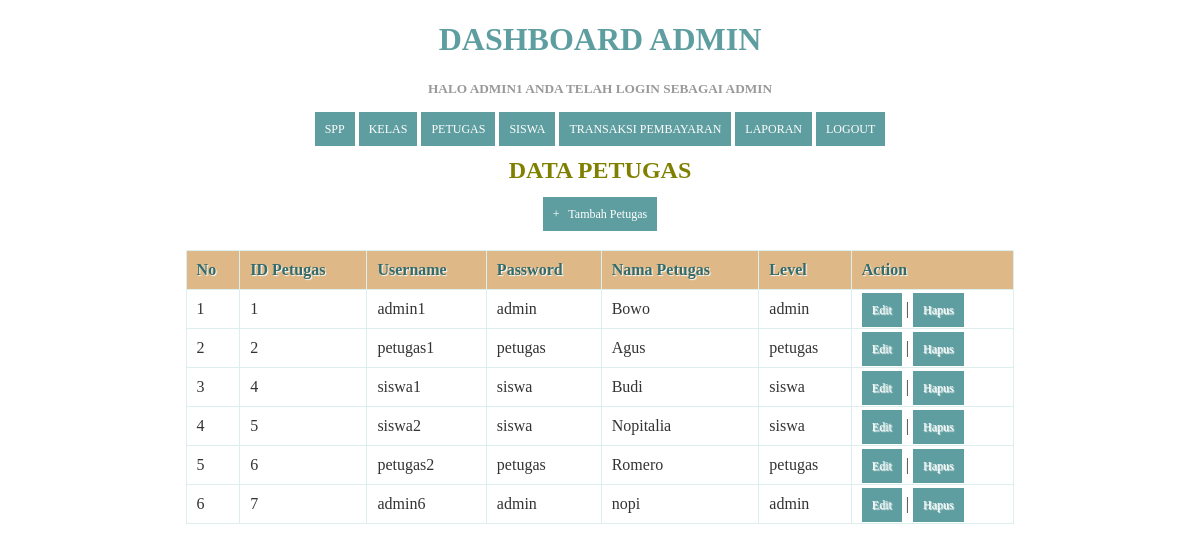
Page /petugas.php (signed in) on the committed database.
### tables this page shows
CREATE TABLE `petugas` (
  `id_petugas` int(11) NOT NULL,
  `username` varchar(25) NOT NULL,
  `password` varchar(32) NOT NULL,
  `nama_petugas` varchar(35) NOT NULL,
  `level` enum('admin','petugas','siswa') NOT NULL
);

### petugas.php (the view, shortened to what this page needs)
<!DOCTYPE html>
<html>
  <head>
  </head>
<body>
  <?php
  include ('header.php');
?>
    <center><h2>Data Petugas</h2><center>
    <center><a href="tambahpetugas.php">+ &nbsp; Tambah Petugas</a><center>
    <br/>
    <table>
      <thead>
        <tr>
          <th>No</th>
          <th>ID Petugas</th>
          <th>Username</th>
          <th>Password</th>
          <th>Nama Petugas</th>
          <th>Level</th>
           <th>Action</th>
        </tr>
    </thead>
    <tbody>
      <?php
      $query = "SELECT * FROM petugas ORDER BY id_petugas ASC";
      $result = mysqli_query($koneksi, $query);
      $no = 1;
      while($row = mysqli_fetch_assoc($result))
      {
      ?>
       <tr>
          <td><?php echo $no; ?></td>
          <td><?php echo $row['id_petugas']; ?></td>
          <td><?php echo $row['username']; ?></td>
          <td><?php echo $row['password']; ?></td>
          <td><?php echo $row['nama_petugas']; ?></td>
           <td><?php echo $row['level']; ?></td>
          <td>
              <a href="edit_petugas.php?id=<?php echo $row['id_petugas']; ?>">Edit</a> |
              <a href="proses_hapuspetugas.php?id=<?php echo $row['id_petugas']; ?>" onClick="return confirm('Apakah anda yakin akan menghapus data ini?')">Hapus</a>
          </td>
      </tr>
      <?php
        $no++;
      }
      ?>
    </tbody>
    </table>
</body>
</html>

### Header.php (shortened to what this page needs)
<!DOCTYPE html>
<html>
  <head>
  </head>
<body>
  <?php
  if($_SESSION['level']=="admin"){
  ?>
  <h1 align="center">DASHBOARD ADMIN</h1>
  <p align="center"><h5 align="center">Halo <b><?php echo $_SESSION['username']; ?></b> Anda telah login sebagai <b><?php echo $_SESSION['level']; ?></h5></b></p>
  <p align="center"><a href="spp.php">SPP</a>
  <a href="kelas.php">KELAS</a>
  <a href="petugas.php">PETUGAS</a>
  <a href="siswa.php">SISWA</a>
  <a href="history.php">TRANSAKSI PEMBAYARAN</a>
  <a href="laporan.php">LAPORAN</a>
  <a href="logout.php">LOGOUT</a> </p>
<?php
}
  ?>
</body>
</html>

### petugas.php (style rules this page uses)
* { font-family: "Trebuchet MS"; }
h1 { text-transform: uppercase; color: olive; }
h2 { text-transform: uppercase; color: olive; }
h5 { text-transform: uppercase; color:#999999; }
table { border: solid 1px #DDEEEE; border-collapse: collapse; border-spacing: 0; width: 70%; margin: 10px auto 10px auto; }
table thead th { background-color: #DDEFEF; border: solid 1px #DDEEEE; color: #336B6B; padding: 10px; text-align: left; text-shadow: 1px 1px 1px #fff; text-decoration: none; }
table tbody td { border: solid 1px #DDEEEE; color: #333; padding: 10px; text-shadow: 1px 1px 1px #fff; }
a { background-color: olive; color: #fff; padding: 10px; text-decoration: none; font-size: 12px; }

### Header.php (style rules this page uses)
* { font-family: "Trebuchet MS"; }
h1 { text-transform: uppercase; color: CadetBlue; }
h5 { text-transform: uppercase; color:#999999; }
table { border: solid 1px #DDEEEE; border-collapse: collapse; border-spacing: 0; width: 70%; margin: 10px auto 10px auto; }
table thead th { background-color: BurlyWood; border: solid 1px #DDEEEE; color: #336B6B; padding: 10px; text-align: left; text-shadow: 1px 1px 1px #fff; text-decoration: none; }
table tbody td { border: solid 1px #DDEEEE; color: #333; padding: 10px; text-shadow: 1px 1px 1px #fff; }
a { background-color: CadetBlue; color: #fff; padding: 10px; text-decoration: none; font-size: 12px; }

### rows in the picture
petugas: id_petugas "1", username "admin1", password "admin", nama_petugas "Bowo", level "admin"
petugas: id_petugas "2", username "petugas1", password "petugas", nama_petugas "Agus", level "petugas"
petugas: id_petugas "4", username "siswa1", password "siswa", nama_petugas "Budi", level "siswa"
petugas: id_petugas "5", username "siswa2", password "siswa", nama_petugas "Nopitalia", level "siswa"
petugas: id_petugas "6", username "petugas2", password "petugas", nama_petugas "Romero", level "petugas"
petugas: id_petugas "7", username "admin6", password "admin", nama_petugas "nopi", level "admin"

### other values in the picture
$_SESSION['username'] "ADMIN1"
$_SESSION['level'] "ADMIN"
